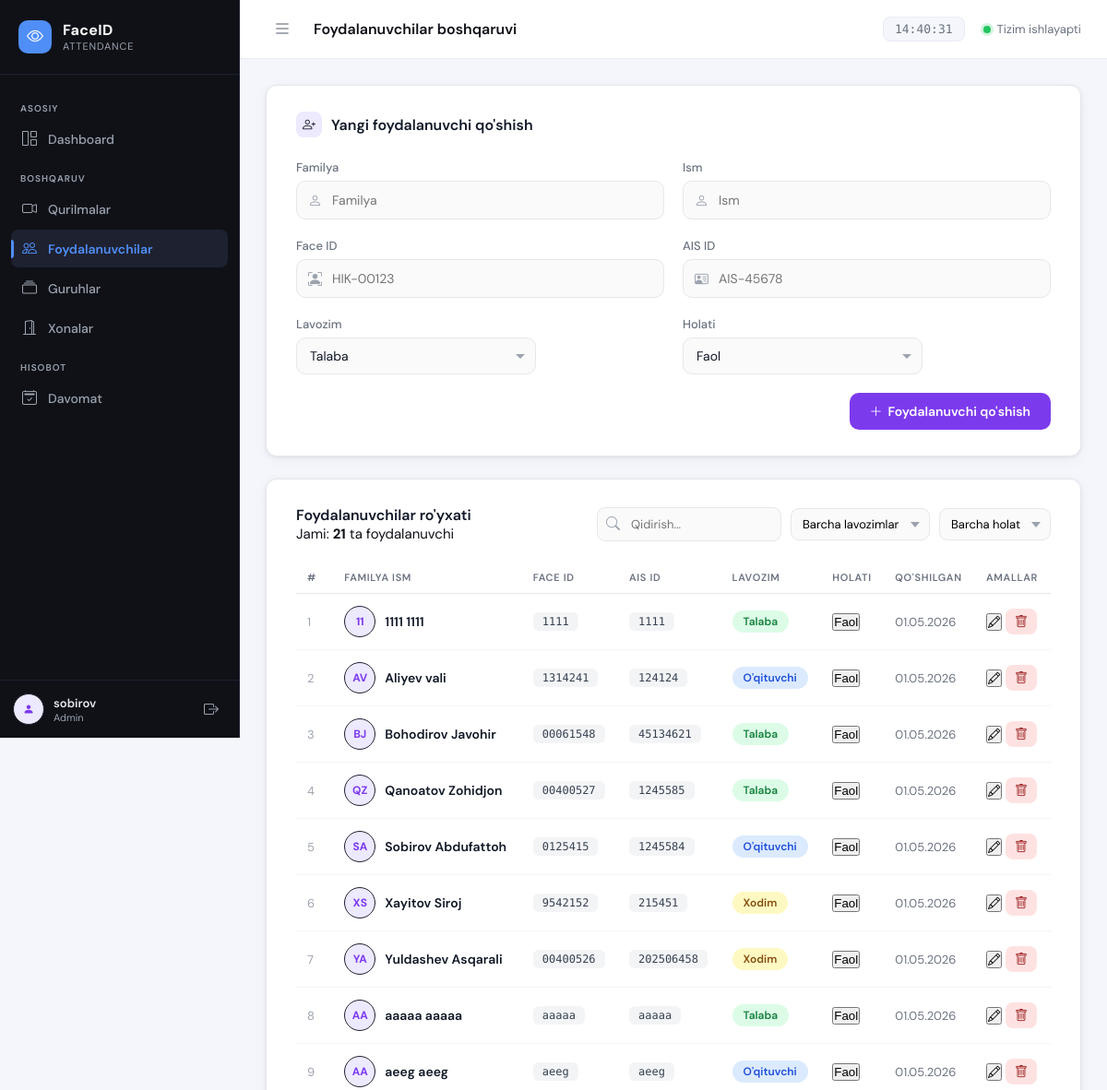
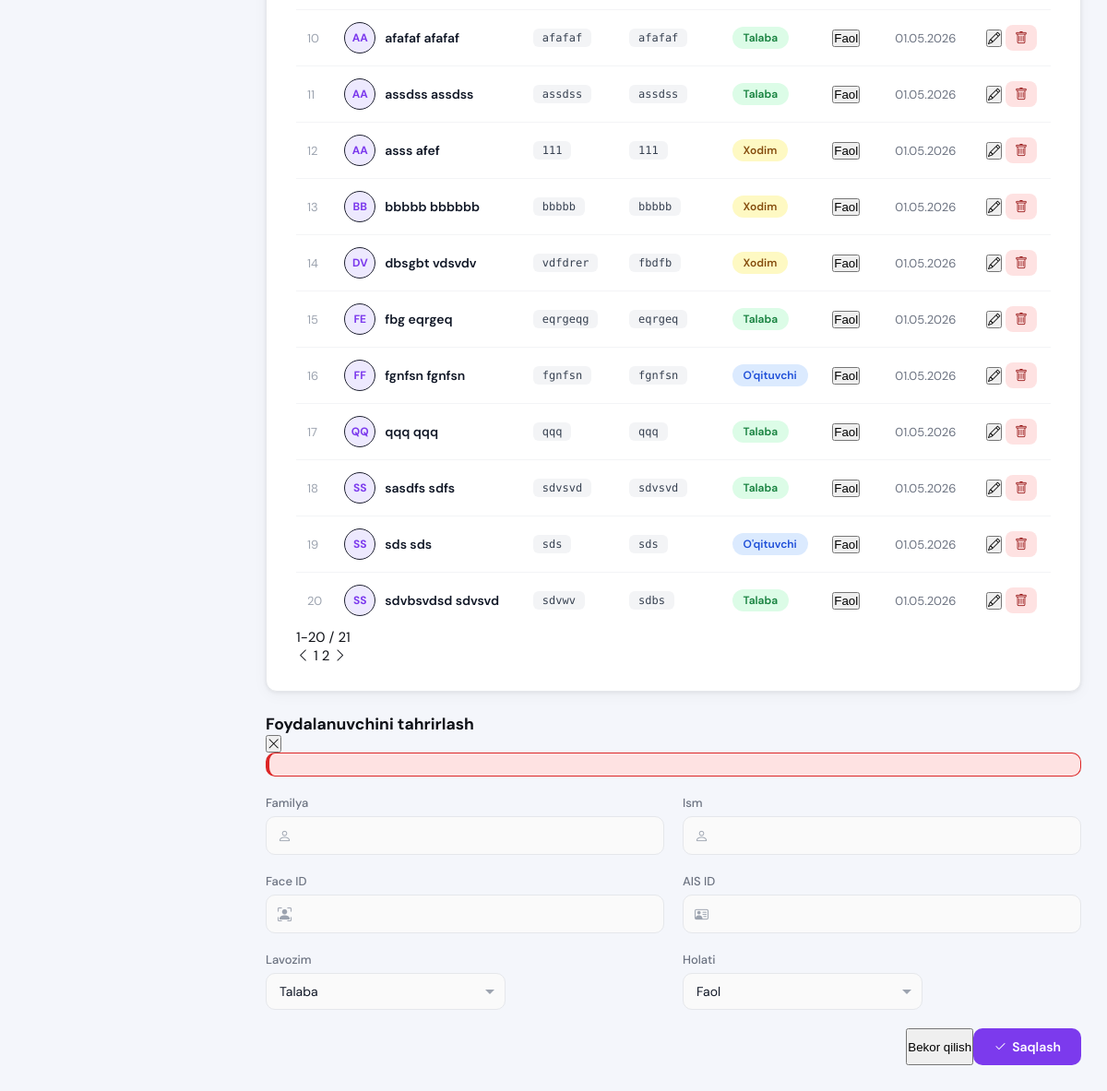
/users/ (signed in), run on the app's committed database (2 pictures, top to bottom).
### apps/user_management/models.py (models this page shows, shortened)
class UserProfile(models.Model):
    class Role(models.TextChoices):
        STUDENT = 'student', 'Talaba'
        TEACHER = 'teacher', "O'qituvchi"
        STAFF   = 'staff',   'Xodim'
    face_id    = models.CharField(max_length=100, unique=True, default='', verbose_name="Face ID")
    ais_id     = models.CharField(max_length=100, unique=True, default='', verbose_name="AIS ID")
    last_name  = models.CharField(max_length=100, verbose_name="Familya")
    first_name = models.CharField(max_length=100, verbose_name="Ism")
    role       = models.CharField(max_length=20, choices=Role.choices, default=Role.STUDENT, verbose_name="Lavozim")
    is_active  = models.BooleanField(default=True, verbose_name="Faol")
    created_at = models.DateTimeField(auto_now_add=True)
    class Meta:
        verbose_name        = "Foydalanuvchi"
        verbose_name_plural = "Foydalanuvchilar"
        ordering            = ['last_name', 'first_name']
    def get_full_name(self):
        return f"{self.last_name} {self.first_name}"

### apps/user_management/views.py (the view, shortened to what this page needs)
# urls.py: path('', views.user_list, name='user_list'),                            # /users/
@login_required
def user_list(request):
    error = None
    users_queryset = UserProfile.objects.all()
    paginator = Paginator(users_queryset, 20)
    page_obj = paginator.get_page(request.GET.get('page'))
    return render(request, 'user_management/user_list.html', {
        'users': page_obj,
        'page_obj': page_obj,
        'paginator': paginator,
        'total_users': paginator.count,
        'error': error,
        'role_choices': UserProfile.Role.choices,
    })

### apps/user_management/templates/user_management/user_list.html (shortened to what this page needs)
{% extends 'base.html' %}
{% load static %}
{% block page_title %}Foydalanuvchilar boshqaruvi{% endblock %}
{% block nav_users %}active{% endblock %}
{% block extra_css %}
<link rel="stylesheet" href="{% static 'user_management/user_management.css' %}">
{% endblock %}
{% block content %}
<div class="card">
    <div class="card-title">
        <div class="icon"><i class="bi bi-person-plus"></i></div>
        Yangi foydalanuvchi qo'shish
    </div>
    <form method="post">
        <div class="form-grid">
            <div class="form-group">
                <label>Familya</label>
                <div class="input-wrap">
                    <span class="input-icon"></span>
                    <input type="text" name="last_name" placeholder="Familya" required>
                </div>
            </div>
            <div class="form-group">
                <label>Ism</label>
                <div class="input-wrap">
                    <span class="input-icon"></span>
                    <input type="text" name="first_name" placeholder="Ism" required>
                </div>
            </div>
            <div class="form-group">
                <label>Face ID</label>
                <div class="input-wrap">
                    <span class="input-icon"></span>
                    <input type="text" name="face_id" placeholder="HIK-00123" required>
                </div>
            </div>
            <div class="form-group">
                <label>AIS ID</label>
                <div class="input-wrap">
                    <span class="input-icon"></span>
                    <input type="text" name="ais_id" placeholder="AIS-45678" required>
                </div>
            </div>
            <div class="form-group">
                <label>Lavozim</label>
                <div class="select-wrap">
                    <select name="role">
                        {% for value, label in role_choices %}
                            <option value="{{ value }}">{{ label }}</option>
                        {% endfor %}
                    </select>
                </div>
            </div>
            <div class="form-group">
                <label>Holati</label>
                <div class="select-wrap">
                    <select name="is_active">
                        <option value="active">Faol</option>
                    </select>
                </div>
            </div>
        </div>
        <div class="form-footer">
            <button type="submit" class="btn-primary">
                <i class="bi bi-plus-lg"></i>
                Foydalanuvchi qo'shish
            </button>
        </div>
    </form>
</div>
<div class="card">
    <div class="table-header">
        <div>
            <h2>Foydalanuvchilar ro'yxati</h2>
            <div class="table-meta">
                Jami: <strong>{{ total_users }}</strong> ta foydalanuvchi
            </div>
        </div>
        <div class="table-filters">
            <div class="search-wrap">
                <i class="bi bi-search search-icon"></i>
                <input type="text" id="searchInput" placeholder="Qidirish..." oninput="filterTable()">
            </div>
            <select class="status-select" id="roleFilter" onchange="filterTable()">
                <option value="">Barcha lavozimlar</option>
            </select>
            <select class="status-select" id="statusFilter" onchange="filterTable()">
                <option value="">Barcha holat</option>
            </select>
        </div>
    </div>
    <table id="usersTable">
        <thead>
            <tr>
                <th>#</th>
                <th>Familya Ism</th>
                <th>Face ID</th>
                <th>AIS ID</th>
                <th>Lavozim</th>
                <th>Holati</th>
                <th>Qo'shilgan</th>
                <th>Amallar</th>
            </tr>
        </thead>
        <tbody>
            {% for user in users %}
            <tr
                data-user-id="{{ user.id }}"
                data-role="{{ user.role }}"
                data-status="{% if user.is_active %}active{% else %}inactive{% endif %}"
                data-first-name="{{ user.first_name }}"
                data-last-name="{{ user.last_name }}"
                data-face-id="{{ user.face_id }}"
                data-ais-id="{{ user.ais_id }}"
            >
                <td class="row-num">{{ page_obj.start_index|add:forloop.counter0 }}</td>
                <td class="name">
                    <div class="user-cell">
                        <div class="user-avatar user-initials">{{ user.last_name|first|upper }}{{ user.first_name|first|upper }}</div>
                        <span class="user-full-name">{{ user.get_full_name }}</span>
                    </div>
                </td>
                <td><span class="id-badge face-id-value">{{ user.face_id }}</span></td>
                <td><span class="id-badge ais-id-value">{{ user.ais_id }}</span></td>
                <td>
                    <span class="role-badge role-{{ user.role }}">
                        {{ user.get_role_display }}
                    </span>
                </td>
                <td>
                    <button
                        class="status-btn {% if user.is_active %}active{% else %}inactive{% endif %}"
                        onclick="toggleUserStatus({{ user.id }}, this)"
                        title="Holatni almashtirish"
                    >
                        {% if user.is_active %}Faol{% else %}Nofaol{% endif %}
                    </button>
                </td>
                <td class="date-cell">{{ user.created_at|date:"d.m.Y" }}</td>
                <td class="actions-cell">
                    <button class="edit-btn" onclick="openEditModal({{ user.id }})" title="Tahrirlash">
                        <i class="bi bi-pencil"></i>
                    </button>
                    <button class="delete-btn" onclick="deleteUser({{ user.id }}, this)" title="O'chirish">
                        <i class="bi bi-trash"></i>
                    </button>
                </td>
            </tr>
            {% empty %}
            <tr>
                <td colspan="8" class="empty-row">
                    Hech qanday foydalanuvchi topilmadi. Yuqorida yangi foydalanuvchi qo'shing.
                </td>
            </tr>
            {% endfor %}
        </tbody>
    </table>
    {% if page_obj.has_other_pages %}
    <div class="pagination-wrap">
        <div class="pagination-info">
            {{ page_obj.start_index }}-{{ page_obj.end_index }} / {{ total_users }}
        </div>
        <div class="pagination">
            {% if page_obj.has_previous %}
                <a href="?page={{ page_obj.previous_page_number }}" class="page-link" title="Oldingi">
                    <i class="bi bi-chevron-left"></i>
                </a>
            {% else %}
                <span class="page-link disabled"><i class="bi bi-chevron-left"></i></span>
            {% endif %}
            {% for page_num in paginator.page_range %}
                {% if page_num == page_obj.number %}
                    <span class="page-link active">{{ page_num }}</span>
                {% elif page_num >= page_obj.number|add:"-2" and page_num <= page_obj.number|add:"2" %}
                    <a href="?page={{ page_num }}" class="page-link">{{ page_num }}</a>
                {% endif %}
            {% endfor %}
            {% if page_obj.has_next %}
                <a href="?page={{ page_obj.next_page_number }}" class="page-link" title="Keyingi">
                    <i class="bi bi-chevron-right"></i>
                </a>
            {% else %}
                <span class="page-link disabled"><i class="bi bi-chevron-right"></i></span>
            {% endif %}
        </div>
    </div>
    {% endif %}
</div>
<div class="modal-backdrop" id="editModal" aria-hidden="true">
    <div class="modal">
        <div class="modal-header">
            <h3>Foydalanuvchini tahrirlash</h3>
            <button type="button" class="modal-close" onclick="closeEditModal()" title="Yopish">
                <i class="bi bi-x-lg"></i>
            </button>
        </div>
        <div class="alert alert-error modal-error" id="editError"></div>
        <form id="editUserForm">
            <div class="form-grid">
                <div class="form-group">
                    <label>Familya</label>
                    <div class="input-wrap">
                        <span class="input-icon"></span>
                        <input type="text" name="last_name" id="editLastName" required>
                    </div>
                </div>
                <div class="form-group">
                    <label>Ism</label>
                    <div class="input-wrap">
                        <span class="input-icon"></span>
                        <input type="text" name="first_name" id="editFirstName" required>
                    </div>
                </div>
                <div class="form-group">
                    <label>Face ID</label>
                    <div class="input-wrap">
                        <span class="input-icon"></span>
                        <input type="text" name="face_id" id="editFaceId" required>
                    </div>
                </div>
                <div class="form-group">
                    <label>AIS ID</label>
                    <div class="input-wrap">
                        <span class="input-icon"></span>
                        <input type="text" name="ais_id" id="editAisId" required>
                    </div>
                </div>
                <div class="form-group">
                    <label>Lavozim</label>
                    <div class="select-wrap">
                        <select name="role" id="editRole">
                            {% for value, label in role_choices %}
                                <option value="{{ value }}">{{ label }}</option>
                            {% endfor %}
                        </select>
                    </div>
                </div>
                <div class="form-group">
                    <label>Holati</label>
                    <div class="select-wrap">
                        <select name="is_active" id="editStatus">
                            <option value="active">Faol</option>
                        </select>
                    </div>
                </div>
            </div>
            <div class="form-footer">
                <button type="button" class="btn-secondary" onclick="closeEditModal()">Bekor qilish</button>
                <button type="submit" class="btn-primary">
                    <i class="bi bi-check2"></i>
                    Saqlash
                </button>
            </div>
        </form>
    </div>
</div>
{% endblock %}

### templates/base.html (shortened to what this page needs)
{% load static %}
<!DOCTYPE html>
<html lang="uz">
<head>
    <link rel="stylesheet" href="https://cdn.jsdelivr.net/npm/bootstrap-icons@1.11.3/font/bootstrap-icons.min.css">
    <link rel="stylesheet" href="{% static 'css/dashboard.css' %}">
    {% block extra_css %}{% endblock %}
</head>
<body>
<aside class="sidebar" id="sidebar">
    <div class="sidebar-logo">
        <div class="logo-icon">
            <i class="bi bi-eye"></i>
        </div>
        <div class="logo-text">
            <span class="logo-title">FaceID</span>
            <span class="logo-sub">Attendance</span>
        </div>
    </div>
    <nav class="sidebar-nav">
        <div class="nav-section-label">Asosiy</div>
        <a href="{% url 'core:dashboard' %}" class="nav-item {% block nav_dashboard %}{% endblock %}">
            <span class="nav-icon"><i class="bi bi-grid-1x2"></i></span>
            <span class="nav-label">Dashboard</span>
        </a>
        <div class="nav-section-label">Boshqaruv</div>
        <a href="{% url 'devices:device_list' %}" class="nav-item {% block nav_devices %}{% endblock %}">
            <span class="nav-icon"><i class="bi bi-camera-video"></i></span>
            <span class="nav-label">Qurilmalar</span>
        </a>
        <a href="{% url 'user_management:user_list' %}" class="nav-item {% block nav_users %}{% endblock %}">
            <span class="nav-icon"><i class="bi bi-people"></i></span>
            <span class="nav-label">Foydalanuvchilar</span>
        </a>
        <a href="{% url 'groups:group_list' %}" class="nav-item {% block nav_groups %}{% endblock %}">
            <span class="nav-icon"><i class="bi bi-collection"></i></span>
            <span class="nav-label">Guruhlar</span>
        </a>
        <a href="#" class="nav-item {% block nav_rooms %}{% endblock %}">
            <span class="nav-icon"><i class="bi bi-door-open"></i></span>
            <span class="nav-label">Xonalar</span>
        </a>
        <div class="nav-section-label">Hisobot</div>
        <a href="#" class="nav-item {% block nav_attendance %}{% endblock %}">
            <span class="nav-icon"><i class="bi bi-calendar2-check"></i></span>
            <span class="nav-label">Davomat</span>
        </a>
    </nav>
    <div class="sidebar-footer">
        <div class="sidebar-user">
            <div class="user-avatar">
                <i class="bi bi-person-fill"></i>
            </div>
            <div class="user-info">
                <span class="user-name">{{ request.user.get_full_name|default:request.user.username }}</span>
                <span class="user-role">Admin</span>
            </div>
        </div>
        <a href="{% url 'logout' %}" class="logout-btn" title="Chiqish">
            <i class="bi bi-box-arrow-right"></i>
        </a>
    </div>
</aside>
<div class="main-wrapper">
    <header class="topbar">
        <div class="topbar-left">
            <button class="sidebar-toggle" id="sidebarToggle" title="Sidebar">
                <i class="bi bi-list"></i>
            </button>
            <div class="page-breadcrumb">
                <span class="breadcrumb-page">{% block page_title %}Dashboard{% endblock %}</span>
            </div>
        </div>
        <div class="topbar-right">
            <div class="topbar-time" id="liveTime"></div>
            <div class="topbar-status">
                <span class="status-dot online"></span>
                <span class="status-text">Tizim ishlayapti</span>
            </div>
        </div>
    </header>
    <main class="main-content">
        {% block content %}{% endblock %}
    </main>
</div>
</body>
</html>

### data on the page
UserProfile: start_index|add "1", last_name|first "1", first_name|first "1", get_full_name "1111 1111", face_id "1111", ais_id "1111", role "Talaba", shows "Faol", created_at "01.05.2026"
UserProfile: start_index|add "2", last_name|first "A", first_name|first "V", get_full_name "Aliyev vali", face_id "1314241", ais_id "124124", role "O'qituvchi", is_active "Faol", created_at "01.05.2026"
UserProfile: start_index|add "3", last_name|first "B", first_name|first "J", get_full_name "Bohodirov Javohir", face_id "00061548", ais_id "45134621", role "Talaba", is_active "Faol", created_at "01.05.2026"
UserProfile: start_index|add "4", last_name|first "Q", first_name|first "Z", get_full_name "Qanoatov Zohidjon", face_id "00400527", ais_id "1245585", role "Talaba", is_active "Faol", created_at "01.05.2026"
UserProfile: start_index|add "5", last_name|first "S", first_name|first "A", get_full_name "Sobirov Abdufattoh", face_id "0125415", ais_id "1245584", role "O'qituvchi", is_active "Faol", created_at "01.05.2026"
UserProfile: start_index|add "6", last_name|first "X", first_name|first "S", get_full_name "Xayitov Siroj", face_id "9542152", ais_id "215451", role "Xodim", is_active "Faol", created_at "01.05.2026"
UserProfile: start_index|add "7", last_name|first "Y", first_name|first "A", get_full_name "Yuldashev Asqarali", face_id "00400526", ais_id "202506458", role "Xodim", is_active "Faol", created_at "01.05.2026"
UserProfile: start_index|add "8", last_name|first "A", first_name|first "A", get_full_name "aaaaa aaaaa", face_id "aaaaa", ais_id "aaaaa", role "Talaba", is_active "Faol", created_at "01.05.2026"
UserProfile: start_index|add "9", last_name|first "A", first_name|first "A", get_full_name "aeeg aeeg", face_id "aeeg", ais_id "aeeg", role "O'qituvchi", is_active "Faol", created_at "01.05.2026"
UserProfile: start_index|add "10", last_name|first "A", first_name|first "A", get_full_name "afafaf afafaf", face_id "afafaf", ais_id "afafaf", role "Talaba", is_active "Faol", created_at "01.05.2026"
UserProfile: start_index|add "11", last_name|first "A", first_name|first "A", get_full_name "assdss assdss", face_id "assdss", ais_id "assdss", role "Talaba", is_active "Faol", created_at "01.05.2026"
UserProfile: start_index|add "12", last_name|first "A", first_name|first "A", get_full_name "asss afef", face_id "111", ais_id "111", role "Xodim", is_active "Faol", created_at "01.05.2026"
UserProfile: start_index|add "13", last_name|first "B", first_name|first "B", get_full_name "bbbbb bbbbbb", face_id "bbbbb", ais_id "bbbbb", role "Xodim", is_active "Faol", created_at "01.05.2026"
UserProfile: start_index|add "14", last_name|first "D", first_name|first "V", get_full_name "dbsgbt vdsvdv", face_id "vdfdrer", ais_id "fbdfb", role "Xodim", is_active "Faol", created_at "01.05.2026"
UserProfile: start_index|add "15", last_name|first "F", first_name|first "E", get_full_name "fbg eqrgeq", face_id "eqrgeqg", ais_id "eqrgeq", role "Talaba", is_active "Faol", created_at "01.05.2026"
UserProfile: start_index|add "16", last_name|first "F", first_name|first "F", get_full_name "fgnfsn fgnfsn", face_id "fgnfsn", ais_id "fgnfsn", role "O'qituvchi", is_active "Faol", created_at "01.05.2026"
UserProfile: start_index|add "17", last_name|first "Q", first_name|first "Q", get_full_name "qqq qqq", face_id "qqq", ais_id "qqq", role "Talaba", is_active "Faol", created_at "01.05.2026"
UserProfile: start_index|add "18", last_name|first "S", first_name|first "S", get_full_name "sasdfs sdfs", face_id "sdvsvd", ais_id "sdvsvd", role "Talaba", is_active "Faol", created_at "01.05.2026"
UserProfile: start_index|add "19", last_name|first "S", first_name|first "S", get_full_name "sds sds", face_id "sds", ais_id "sds", role "O'qituvchi", is_active "Faol", created_at "01.05.2026"
UserProfile: start_index|add "20", last_name|first "S", first_name|first "S", get_full_name "sdvbsvdsd sdvsvd", face_id "sdvwv", ais_id "sdbs", role "Talaba", is_active "Faol", created_at "01.05.2026"

### other printed values
{{ request.user.get_full_name|default:request.user.username }} "sobirov"
{{ total_users }} "21"
{{ page_obj.start_index }} "1"
{{ page_obj.end_index }} "20"
{{ page_num }} "1"
{{ page_num }} "2"
form field role "Talaba"
